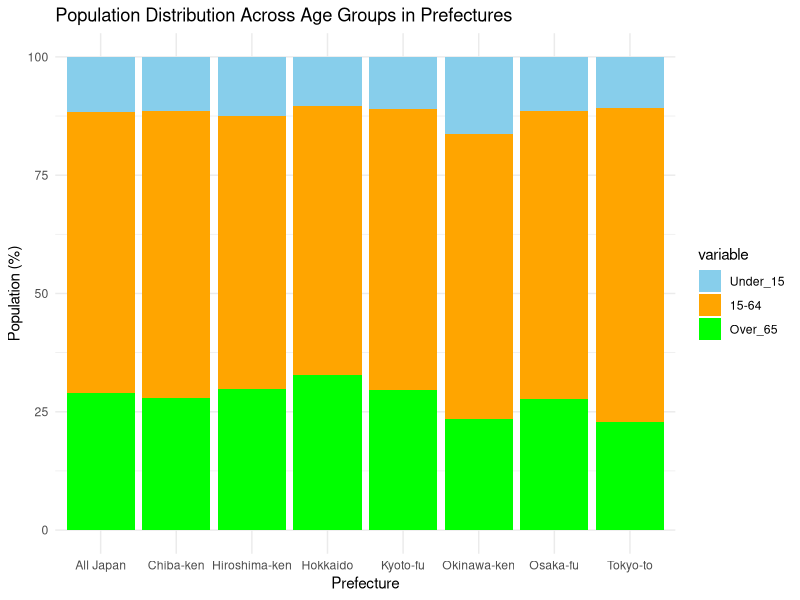
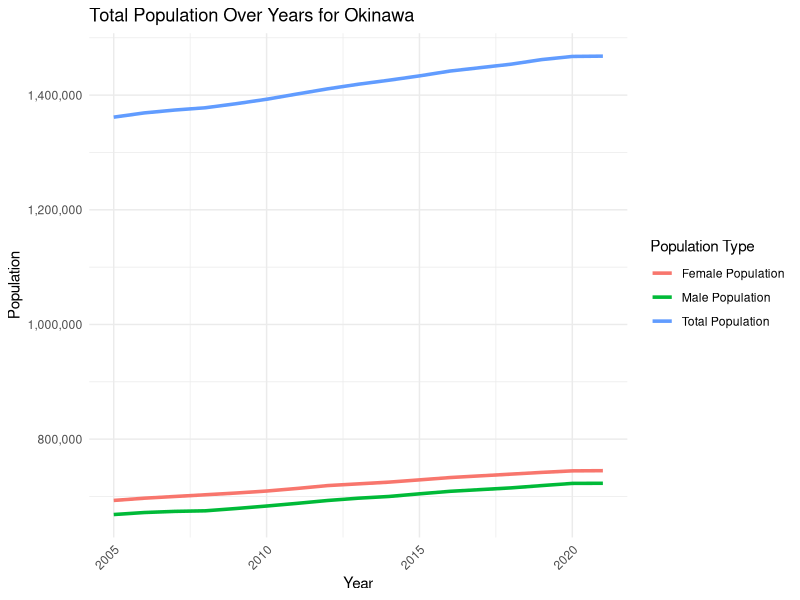

Recreate these plots in R, in order.
library(dplyr)
library(scales)
library(ggplot2)
population <- read.csv("./data/Population.csv")

population <- population |> rename(`Total Population`  = A1101_Total.population..Both.sexes..person.,
                                   `Male Population` = A110101_Total.population..Male..person.,
                                   `Female Population` = A110102_Total.population..Female..person.  ,
                                   `Under 15` = A1304_Ratio.of.population..under15.years.old.... ,
                                   `15 - 64 Old` = A1305_Ratio.of.population..15.64.years.old....  ,
                                   `Over 65` = A1306_Ratio.of.population..65.years.old.and.over....,
                                   `Total Deaths` = A4200_Number.of.deaths.person.    ,
                                   `Male Deaths` = A420001_Number.of.deaths..Male..person. ,
                                   `Female Deaths` = A420002_Number.of.deaths..Female..person. )


population1 <- population %>%
  filter(YEAR >= 2005 & YEAR <= 2021) |> filter(AREA != "All Japan")

population1$`Total Population` <- as.numeric(gsub(",", "", population1$`Total Population`))
population1$`Male Population` <- as.numeric(gsub(",", "", population1$`Male Population`))
population1$`Female Population` <- as.numeric(gsub(",", "", population1$`Female Population`))

population1$`Total Deaths` <- as.numeric(gsub(",", "", population1$`Total Deaths`))
population1$`Male Deaths` <- as.numeric(gsub(",", "", population1$`Male Deaths`))
population1$`Female Deaths` <- as.numeric(gsub(",", "", population1$`Female Deaths`))
colors <- c("#1f77b4", "#ff7f0e", "#2ca02c", "#d62728", "#9467be", "#8c564b", "#e377c2", "#7f7f7f")
line_plot <- ggplot(population1, aes(x = YEAR, y = `Total Deaths`, color = AREA)) +
  geom_line(size = 1.2) +
  scale_y_continuous(labels = scales::comma) +
  scale_color_manual(values = colors) + 
  labs(title = "Total Deaths Over Years for Selected Prefectures",
       x = "Year",
       y = "Total Deaths",
       color = "Prefecture") +
  theme_minimal() +
  theme(axis.text.x = element_text(angle = 45, hjust = 1))

line_plot2 <- ggplot(population1, aes(x = YEAR, y = `Total Population`, color = AREA)) +
  geom_line(size = 1.2) +
  scale_y_continuous(labels = scales::comma) +
  scale_color_manual(values = colors) + 
  labs(title = "Total Population Over Years for Selected Prefectures",
       x = "Year",
       y = "Total Population",
       color = "Prefecture") +
  theme_minimal() +
  theme(axis.text.x = element_text(angle = 45, hjust = 1))


population_age <- population %>% filter(YEAR==2022) |> 
  group_by(AREA) %>%
  summarise(
    Under_15 = sum(as.numeric(`Under 15`)),
    `15-64` = sum(as.numeric(`15 - 64 Old`)),
    Over_65 = sum(as.numeric(`Over 65`))
  )

# Melting data for ggplot
population_age_melt <- reshape2::melt(population_age, id.vars = "AREA")

# Plotting
ggplot(population_age_melt, aes(x = AREA, y = value, fill = variable)) +
  geom_bar(stat = "identity", position = "stack") +
  labs(title = "Population Distribution Across Age Groups in Prefectures", 
       x = "Prefecture", y = "Population (%)") +
  theme_minimal() +
  scale_fill_manual(values = c("Under_15" = "skyblue", "15-64" = "orange", "Over_65" = "green"))


okinawa_data <- population1[population1$AREA == "Okinawa-ken", ]

# Create the line plot
line_plot_okinawa <- ggplot(okinawa_data, aes(x = YEAR)) +
  geom_line(aes(y = `Total Population`, color = "Total Population"), size = 1.2) +
  geom_line(aes(y = `Male Population`, color = "Male Population"), size = 1.2) +
  geom_line(aes(y = `Female Population`, color = "Female Population"), size = 1.2) +
  scale_y_continuous(labels = scales::comma) +
  labs(title = "Total Population Over Years for Okinawa",
       x = "Year",
       y = "Population",
       color = "Population Type") +
  theme_minimal() +
  theme(axis.text.x = element_text(angle = 45, hjust = 1))

line_plot_okinawa
